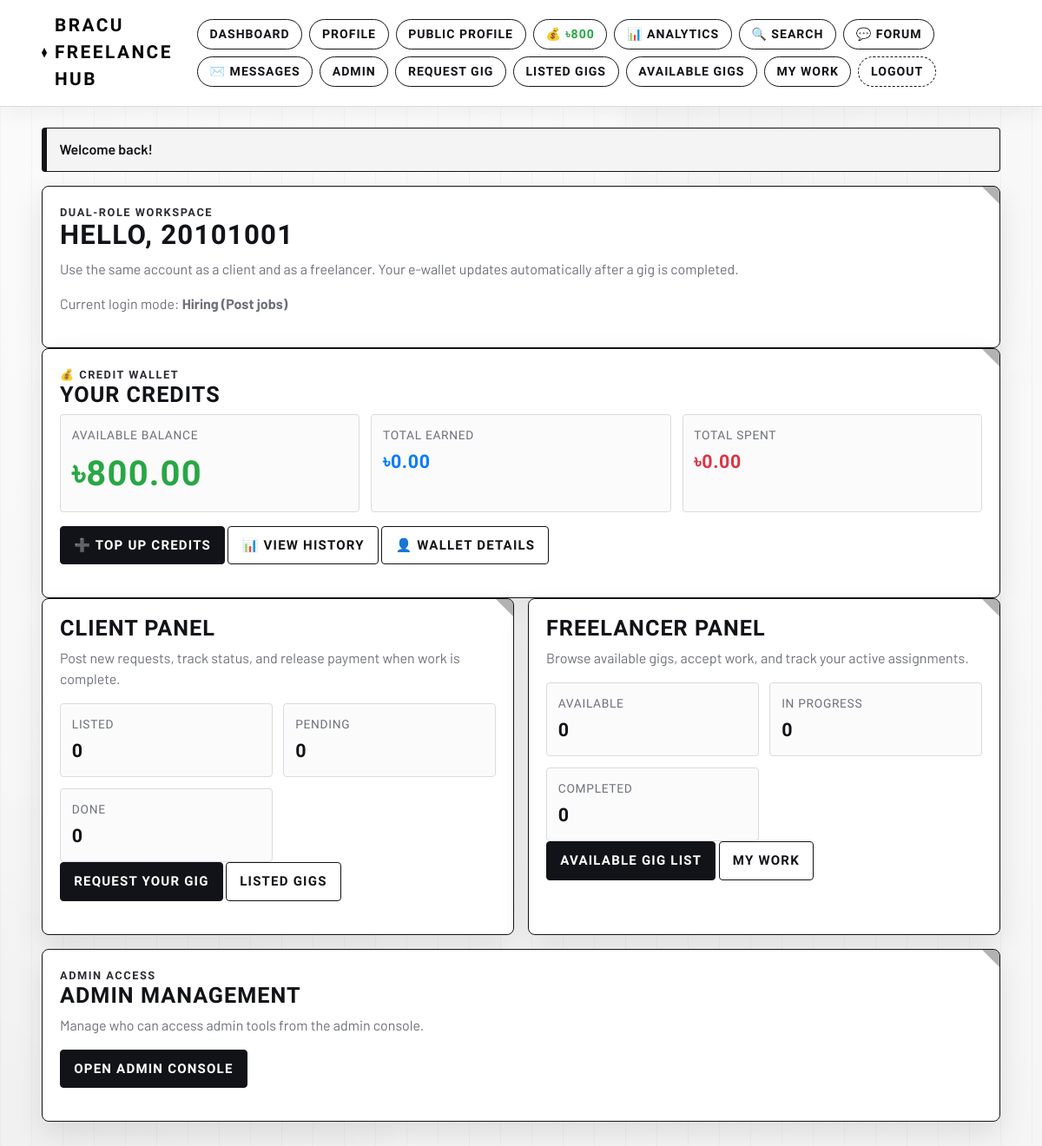
The app's page /dashboard.php (signed in) with its own data.
### tables this page shows
CREATE TABLE IF NOT EXISTS `User` (
    BRACU_ID VARCHAR(20) PRIMARY KEY,
    Bracu_mail VARCHAR(120) NOT NULL UNIQUE,
    full_name VARCHAR(120) NULL,
    client TINYINT(1) NOT NULL DEFAULT 1,
    mobile_number VARCHAR(20) NOT NULL,
    address_line VARCHAR(255) NULL,
    bio TEXT NULL,
    skills TEXT NULL,
    avatar_path VARCHAR(255) NULL,
    password VARCHAR(255) NOT NULL,
    freelancer TINYINT(1) NOT NULL DEFAULT 1,
    preferred_mode ENUM('hiring', 'working') NOT NULL DEFAULT 'hiring',
    is_admin TINYINT(1) NOT NULL DEFAULT 0,
    credit_balance DECIMAL(10,2) NOT NULL DEFAULT 500.00,
    created_at TIMESTAMP NOT NULL DEFAULT CURRENT_TIMESTAMP
);

### includes/db.php (called while the page is built, shortened)
<?php
function db(): PDO
{
    static $pdo = null;
    if ($pdo instanceof PDO) {
        return $pdo;
    }
    $dsn = sprintf('mysql:host=%s;port=%d;dbname=%s;charset=utf8mb4', DB_HOST, DB_PORT, DB_NAME);
    try {
        $pdo = new PDO(
            $dsn,
            DB_USER,
            DB_PASS,
            [
                PDO::ATTR_ERRMODE => PDO::ERRMODE_EXCEPTION,
                PDO::ATTR_DEFAULT_FETCH_MODE => PDO::FETCH_ASSOC,
                PDO::ATTR_EMULATE_PREPARES => false,
                PDO::ATTR_TIMEOUT => 5,
            ]
        );
    } catch (PDOException $exception) {
        error_log('Database connection failed: ' . $exception->getMessage());
        http_response_code(500);
        if (!headers_sent()) {
            header('Content-Type: text/html; charset=UTF-8');
        }
        echo '<!doctype html><html lang="en"><head><meta charset="utf-8"><title>Database Connection Error</title>';
        echo '<meta name="viewport" content="width=device-width, initial-scale=1"></head><body style="font-family: Arial, sans-serif; margin: 2rem;">';
        echo '<h1>Database Connection Error</h1>';
        echo '<p>Could not connect to MySQL. Please ensure MySQL is running and your database settings are correct.</p>';
        echo '<p>Expected connection: ' . htmlspecialchars(DB_HOST . ':' . (string) DB_PORT, ENT_QUOTES, 'UTF-8') . '</p>';
        echo '<p>If you use XAMPP, start MySQL from the XAMPP Control Panel, then refresh this page.</p>';
        if (APP_DEBUG) {
            echo '<p><strong>Debug:</strong> ' . htmlspecialchars($exception->getMessage(), ENT_QUOTES, 'UTF-8') . '</p>';
        }
        echo '</body></html>';
        exit;
    }
    return $pdo;
}

### includes/auth.php (called while the page is built, shortened)
<?php
require_once __DIR__ . '/db.php';
require_once __DIR__ . '/helpers.php';
function find_user_by_bracu_id(string $bracuId): ?array
{
    $statement = db()->prepare('SELECT * FROM `User` WHERE BRACU_ID = :bracu_id LIMIT 1');
    $statement->execute(['bracu_id' => $bracuId]);
    $user = $statement->fetch();
    return $user ?: null;
}
function current_user(): ?array
{
    $user = find_user_by_bracu_id($_SESSION['user_bracu_id']);
    unset($user['password']);
    return $user;
}
function require_login(): array
{
    $user = current_user();
    return $user;
}
function current_user_is_admin(?array $user = null): bool
{
    $target = $user ?? current_user();
    return ((int) ($target['is_admin'] ?? 0)) === 1;
}
function active_user_mode(?array $user = null): string
{
    $sessionMode = $_SESSION['active_user_mode'] ?? '';
    if (is_string($sessionMode) && in_array($sessionMode, ['hiring', 'working'], true)) {
        return $sessionMode;
    }
    $target = $user ?? current_user();
    $fallback = normalize_user_mode((string) ($target['preferred_mode'] ?? 'hiring'));
    return $fallback;
}

### includes/credits.php (called while the page is built, shortened)
<?php
require_once __DIR__ . '/db.php';
require_once __DIR__ . '/helpers.php';
function get_user_credit_balance(string $bracu_id): float
{
    $stmt = db()->prepare('SELECT credit_balance FROM `User` WHERE BRACU_ID = :id');
    $stmt->execute(['id' => $bracu_id]);
    $result = $stmt->fetchColumn();
    return $result !== false ? (float) $result : 0.00;
}
function get_credit_summary(string $bracu_id): array
{
    $pdo = db();
    $balance = get_user_credit_balance($bracu_id);
    $stmt = $pdo->prepare(
        'SELECT SUM(amount) FROM `Credit_History`
         WHERE BRACU_ID = :id AND transaction_type IN ("topup", "bonus", "gig_payment")'
    );
    $stmt->execute(['id' => $bracu_id]);
    $total_earned = (float) ($stmt->fetchColumn() ?? 0);
    $stmt = $pdo->prepare(
        'SELECT SUM(amount) FROM `Credit_History`
         WHERE BRACU_ID = :id AND transaction_type IN ("debit", "gig_payment")'
    );
    $stmt->execute(['id' => $bracu_id]);
    $total_spent = (float) ($stmt->fetchColumn() ?? 0);
    $stmt = $pdo->prepare(
        'SELECT * FROM `Credit_History`
         WHERE BRACU_ID = :id
         ORDER BY created_at DESC
         LIMIT 10'
    );
    $stmt->execute(['id' => $bracu_id]);
    $recent = $stmt->fetchAll() ?: [];
    return [
        'balance' => $balance,
        'total_earned' => $total_earned,
        'total_spent' => $total_spent,
        'net_change' => $total_earned - $total_spent,
        'recent_transactions' => $recent
    ];
}

### includes/helpers.php (called while the page is built, shortened)
<?php
function h(string $value): string
{
    return htmlspecialchars($value, ENT_QUOTES, 'UTF-8');
}
function get_flash(): ?array
{
    $flash = $_SESSION['flash'];
    return $flash;
}

### dashboard.php (the view, shortened to what this page needs)
<?php
require_once __DIR__ . '/includes/auth.php';
require_once __DIR__ . '/includes/credits.php';
$user = require_login();
$clientStats = [
    'listed' => 0,
    'pending' => 0,
    'done' => 0,
];
$freelancerStats = [
    'pending' => 0,
    'done' => 0,
];
$availableStatement = db()->prepare(
    'SELECT COUNT(*) FROM `Gigs` WHERE STATUS = :status'
);
$availableStatement->execute([
    'status' => 'listed',
]);
$availableCount = (int) $availableStatement->fetchColumn();
$creditBalance = get_user_credit_balance($user['BRACU_ID']);
$creditSummary = get_credit_summary($user['BRACU_ID']);
$mode = active_user_mode($user);
require_once __DIR__ . '/includes/header.php';
?>
<section class="card">
    <div class="kicker">Dual-Role Workspace</div>
    <h1>Hello, <?= h($user['BRACU_ID']) ?></h1>
    <p class="muted">Use the same account as a client and as a freelancer. Your e-wallet updates automatically after a gig is completed.</p>
    <p class="muted">Current login mode: <strong><?= h($mode === 'hiring' ? 'Hiring (Post jobs)' : 'Working (Apply to jobs)') ?></strong></p>
</section>
<section class="card">
    <div class="kicker">💰 Credit Wallet</div>
    <h2>Your Credits</h2>
    <div class="stats">
        <div class="stat">
            <div class="label">Available Balance</div>
            <div class="value" style="font-size: 2.5em; color: #28a745;">৳<?= number_format($creditBalance, 2) ?></div>
        </div>
        <div class="stat">
            <div class="label">Total Earned</div>
            <div class="value" style="color: #007bff;">৳<?= number_format($creditSummary['total_earned'], 2) ?></div>
        </div>
        <div class="stat">
            <div class="label">Total Spent</div>
            <div class="value" style="color: #dc3545;">৳<?= number_format($creditSummary['total_spent'], 2) ?></div>
        </div>
    </div>
    <p style="margin-top: 1rem;">
        <a class="btn btn-primary" href="credits/topup.php">➕ Top Up Credits</a>
        <a class="btn btn-ghost" href="credits/history.php">📊 View History</a>
        <a class="btn btn-ghost" href="profile.php">👤 Wallet Details</a>
    </p>
</section>
<section class="grid cols-2">
    <article class="card">
        <h2>Client Panel</h2>
        <p class="muted">Post new requests, track status, and release payment when work is complete.</p>
        <div class="stats">
            <div class="stat">
                <div class="label">Listed</div>
                <div class="value"><?= $clientStats['listed'] ?></div>
            </div>
            <div class="stat">
                <div class="label">Pending</div>
                <div class="value"><?= $clientStats['pending'] ?></div>
            </div>
            <div class="stat">
                <div class="label">Done</div>
                <div class="value"><?= $clientStats['done'] ?></div>
            </div>
        </div>
        <p>
            <a class="btn btn-primary" href="client/create_gig.php">Request Your Gig</a>
            <a class="btn btn-ghost" href="client/my_gigs.php">Listed Gigs</a>
        </p>
    </article>
    <article class="card">
        <h2>Freelancer Panel</h2>
        <p class="muted">Browse available gigs, accept work, and track your active assignments.</p>
        <div class="stats">
            <div class="stat">
                <div class="label">Available</div>
                <div class="value"><?= $availableCount ?></div>
            </div>
            <div class="stat">
                <div class="label">In Progress</div>
                <div class="value"><?= $freelancerStats['pending'] ?></div>
            </div>
            <div class="stat">
                <div class="label">Completed</div>
                <div class="value"><?= $freelancerStats['done'] ?></div>
            </div>
        </div>
        <p>
            <a class="btn btn-primary" href="freelancer/marketplace.php">Available Gig List</a>
            <a class="btn btn-ghost" href="freelancer/my_work.php">My Work</a>
        </p>
    </article>
</section>
<?php if (current_user_is_admin($user)): ?>
    <section class="card" style="margin-top: 1rem;">
        <div class="kicker">Admin Access</div>
        <h2>Admin Management</h2>
        <p class="muted">Manage who can access admin tools from the admin console.</p>
        <p>
            <a class="btn btn-primary" href="admin/manage_admins.php">Open Admin Console</a>
        </p>
    </section>
<?php endif; ?>
<?php require_once __DIR__ . '/includes/footer.php'; ?>

### includes/header.php (shortened to what this page needs)
<?php
require_once __DIR__ . '/auth.php';
require_once __DIR__ . '/credits.php';
$activeUser = current_user();
$flash = get_flash();
?>
<!doctype html>
<html lang="en">
<head>
    <link rel="stylesheet" href="<?= BASE_URL ?>assets/css/styles.css">
</head>
<body>
<header class="site-header">
    <div class="container nav-wrap">
        <a class="brand" href="<?= BASE_URL ?>dashboard.php">BRACU Freelance Hub</a>
        <?php if ($activeUser): ?>
            <nav class="nav-links">
                <a href="<?= BASE_URL ?>dashboard.php">Dashboard</a>
                <a href="<?= BASE_URL ?>profile.php">Profile</a>
                <a href="<?= BASE_URL ?>public_profile.php?id=<?= urlencode($activeUser['BRACU_ID']) ?>" target="_blank">Public Profile</a>
                <a href="<?= BASE_URL ?>credits/topup.php" style="color: #28a745; font-weight: 600;">
                    💰 ৳<?= number_format(get_user_credit_balance($activeUser['BRACU_ID']), 0) ?>
                </a>
                <?php if ($activeUser['preferred_mode'] === 'working'): ?>
                    <a href="<?= BASE_URL ?>freelancer/analytics.php">📊 Analytics</a>
                <?php elseif ($activeUser['preferred_mode'] === 'hiring'): ?>
                    <a href="<?= BASE_URL ?>client/analytics.php">📊 Analytics</a>
                <?php endif; ?>
                <a href="<?= BASE_URL ?>search.php">🔍 Search</a>
                <a href="<?= BASE_URL ?>community/forum.php">💬 Forum</a>
                <a href="<?= BASE_URL ?>community/messages_inbox.php">✉️ Messages</a>
                <?php if (current_user_is_admin($activeUser)): ?>
                    <a href="<?= BASE_URL ?>admin/manage_admins.php">Admin</a>
                <?php endif; ?>
                <a href="<?= BASE_URL ?>client/create_gig.php">Request Gig</a>
                <a href="<?= BASE_URL ?>client/my_gigs.php">Listed Gigs</a>
                <a href="<?= BASE_URL ?>freelancer/marketplace.php">Available Gigs</a>
                <a href="<?= BASE_URL ?>freelancer/my_work.php">My Work</a>
                <a class="danger-link" href="<?= BASE_URL ?>logout.php">Logout</a>
            </nav>
        <?php endif; ?>
    </div>
</header>
<main class="container content">
    <?php if ($flash): ?>
        <div class="flash flash-<?= h($flash['type']) ?>">
            <?= h($flash['message']) ?>
        </div>
    <?php endif; ?>

### records on screen
user: get_user_credit_balance($activeUser['BRACU_ID']) "800", BRACU_ID "20101001", creditBalance "800.00"

### other values on screen
$flash['message'] "Welcome back!"
$mode === 'hiring' ? 'Hiring (Post jobs)' : 'Working (Apply to jobs)' "Hiring (Post jobs)"
$creditSummary['total_earned'] "0.00"
$creditSummary['total_spent'] "0.00"
$clientStats['listed'] "0"
$clientStats['pending'] "0"
$clientStats['done'] "0"
$availableCount "0"
$freelancerStats['pending'] "0"
$freelancerStats['done'] "0"
